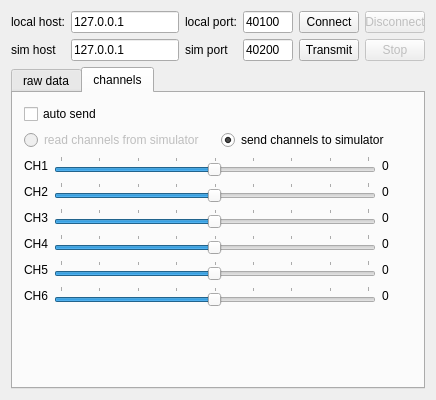
<?xml version="1.0" encoding="UTF-8"?>
<ui version="4.0">
 <class>Widget</class>
 <widget class="QWidget" name="Widget">
  <property name="geometry">
   <rect>
    <x>0</x>
    <y>0</y>
    <width>427</width>
    <height>400</height>
   </rect>
  </property>
  <property name="windowTitle">
   <string notr="true">udp_test</string>
  </property>
  <property name="windowFilePath">
   <string notr="true"/>
  </property>
  <layout class="QVBoxLayout" name="verticalLayout">
   <item>
    <layout class="QGridLayout" name="gridLayout">
     <item row="0" column="4">
      <widget class="QPushButton" name="btReciveStart">
       <property name="minimumSize">
        <size>
         <width>60</width>
         <height>0</height>
        </size>
       </property>
       <property name="text">
        <string notr="true">Connect</string>
       </property>
      </widget>
     </item>
     <item row="0" column="3">
      <widget class="QLineEdit" name="localPort">
       <property name="enabled">
        <bool>true</bool>
       </property>
       <property name="sizePolicy">
        <sizepolicy hsizetype="Minimum" vsizetype="Fixed">
         <horstretch>0</horstretch>
         <verstretch>0</verstretch>
        </sizepolicy>
       </property>
       <property name="minimumSize">
        <size>
         <width>50</width>
         <height>0</height>
        </size>
       </property>
       <property name="text">
        <string notr="true">40100</string>
       </property>
       <property name="maxLength">
        <number>5</number>
       </property>
      </widget>
     </item>
     <item row="0" column="1">
      <widget class="QLineEdit" name="localHost">
       <property name="enabled">
        <bool>true</bool>
       </property>
       <property name="sizePolicy">
        <sizepolicy hsizetype="Minimum" vsizetype="Fixed">
         <horstretch>0</horstretch>
         <verstretch>0</verstretch>
        </sizepolicy>
       </property>
       <property name="text">
        <string notr="true">127.0.0.1</string>
       </property>
      </widget>
     </item>
     <item row="1" column="0">
      <widget class="QLabel" name="lbLocalHost">
       <property name="text">
        <string notr="true">sim host</string>
       </property>
      </widget>
     </item>
     <item row="0" column="0">
      <widget class="QLabel" name="lbSimHost">
       <property name="text">
        <string notr="true">local host:</string>
       </property>
      </widget>
     </item>
     <item row="0" column="2">
      <widget class="QLabel" name="lbSimPort">
       <property name="text">
        <string notr="true">local port:</string>
       </property>
      </widget>
     </item>
     <item row="0" column="5">
      <widget class="QPushButton" name="btReciveStop">
       <property name="enabled">
        <bool>false</bool>
       </property>
       <property name="minimumSize">
        <size>
         <width>60</width>
         <height>0</height>
        </size>
       </property>
       <property name="text">
        <string notr="true">Disconnect</string>
       </property>
      </widget>
     </item>
     <item row="1" column="1">
      <widget class="QLineEdit" name="simHost">
       <property name="enabled">
        <bool>true</bool>
       </property>
       <property name="sizePolicy">
        <sizepolicy hsizetype="Minimum" vsizetype="Fixed">
         <horstretch>0</horstretch>
         <verstretch>0</verstretch>
        </sizepolicy>
       </property>
       <property name="text">
        <string notr="true">127.0.0.1</string>
       </property>
      </widget>
     </item>
     <item row="1" column="2">
      <widget class="QLabel" name="lbLocalPort">
       <property name="text">
        <string notr="true">sim port</string>
       </property>
      </widget>
     </item>
     <item row="1" column="3">
      <widget class="QLineEdit" name="simPort">
       <property name="sizePolicy">
        <sizepolicy hsizetype="Minimum" vsizetype="Fixed">
         <horstretch>0</horstretch>
         <verstretch>0</verstretch>
        </sizepolicy>
       </property>
       <property name="minimumSize">
        <size>
         <width>50</width>
         <height>0</height>
        </size>
       </property>
       <property name="text">
        <string notr="true">40200</string>
       </property>
       <property name="maxLength">
        <number>5</number>
       </property>
      </widget>
     </item>
     <item row="1" column="4">
      <widget class="QPushButton" name="btTransmitStart">
       <property name="minimumSize">
        <size>
         <width>60</width>
         <height>0</height>
        </size>
       </property>
       <property name="text">
        <string notr="true">Transmit</string>
       </property>
      </widget>
     </item>
     <item row="1" column="5">
      <widget class="QPushButton" name="btTransmitStop">
       <property name="enabled">
        <bool>false</bool>
       </property>
       <property name="minimumSize">
        <size>
         <width>60</width>
         <height>0</height>
        </size>
       </property>
       <property name="text">
        <string notr="true">Stop</string>
       </property>
      </widget>
     </item>
    </layout>
   </item>
   <item>
    <widget class="QTabWidget" name="tabWidget">
     <property name="currentIndex">
      <number>1</number>
     </property>
     <widget class="QWidget" name="tab_1">
      <attribute name="title">
       <string notr="true">raw data</string>
      </attribute>
      <layout class="QVBoxLayout" name="verticalLayout_2">
       <item>
        <widget class="QListWidget" name="listWidget">
         <property name="font">
          <font>
           <family>Terminal</family>
          </font>
         </property>
        </widget>
       </item>
      </layout>
     </widget>
     <widget class="QWidget" name="tab_2">
      <attribute name="title">
       <string notr="true">channels</string>
      </attribute>
      <layout class="QVBoxLayout" name="verticalLayout_3">
       <item>
        <widget class="QCheckBox" name="manualSend">
         <property name="text">
          <string>auto send</string>
         </property>
        </widget>
       </item>
       <item>
        <layout class="QHBoxLayout" name="horizontalLayout">
         <item>
          <widget class="QRadioButton" name="readCH">
           <property name="enabled">
            <bool>false</bool>
           </property>
           <property name="text">
            <string notr="true">read channels from simulator</string>
           </property>
           <property name="checked">
            <bool>false</bool>
           </property>
          </widget>
         </item>
         <item>
          <widget class="QRadioButton" name="sendCH">
           <property name="enabled">
            <bool>true</bool>
           </property>
           <property name="text">
            <string notr="true">send channels to simulator</string>
           </property>
           <property name="checked">
            <bool>true</bool>
           </property>
          </widget>
         </item>
        </layout>
       </item>
       <item>
        <layout class="QGridLayout" name="gridLayout_2">
         <item row="2" column="1">
          <widget class="QSlider" name="ch3">
           <property name="minimum">
            <number>-511</number>
           </property>
           <property name="maximum">
            <number>512</number>
           </property>
           <property name="singleStep">
            <number>16</number>
           </property>
           <property name="pageStep">
            <number>32</number>
           </property>
           <property name="sliderPosition">
            <number>0</number>
           </property>
           <property name="orientation">
            <enum>Qt::Horizontal</enum>
           </property>
           <property name="tickPosition">
            <enum>QSlider::TicksAbove</enum>
           </property>
           <property name="tickInterval">
            <number>128</number>
           </property>
          </widget>
         </item>
         <item row="0" column="1">
          <widget class="QSlider" name="ch1">
           <property name="minimum">
            <number>-511</number>
           </property>
           <property name="maximum">
            <number>512</number>
           </property>
           <property name="singleStep">
            <number>16</number>
           </property>
           <property name="pageStep">
            <number>32</number>
           </property>
           <property name="sliderPosition">
            <number>0</number>
           </property>
           <property name="orientation">
            <enum>Qt::Horizontal</enum>
           </property>
           <property name="tickPosition">
            <enum>QSlider::TicksAbove</enum>
           </property>
           <property name="tickInterval">
            <number>128</number>
           </property>
          </widget>
         </item>
         <item row="3" column="1">
          <widget class="QSlider" name="ch4">
           <property name="minimum">
            <number>-511</number>
           </property>
           <property name="maximum">
            <number>512</number>
           </property>
           <property name="singleStep">
            <number>16</number>
           </property>
           <property name="pageStep">
            <number>32</number>
           </property>
           <property name="sliderPosition">
            <number>0</number>
           </property>
           <property name="orientation">
            <enum>Qt::Horizontal</enum>
           </property>
           <property name="tickPosition">
            <enum>QSlider::TicksAbove</enum>
           </property>
           <property name="tickInterval">
            <number>128</number>
           </property>
          </widget>
         </item>
         <item row="3" column="0">
          <widget class="QLabel" name="label_4">
           <property name="text">
            <string notr="true">CH4</string>
           </property>
          </widget>
         </item>
         <item row="4" column="0">
          <widget class="QLabel" name="label_5">
           <property name="text">
            <string notr="true">CH5</string>
           </property>
          </widget>
         </item>
         <item row="5" column="0">
          <widget class="QLabel" name="label_6">
           <property name="text">
            <string notr="true">CH6</string>
           </property>
          </widget>
         </item>
         <item row="0" column="0">
          <widget class="QLabel" name="label">
           <property name="text">
            <string notr="true">CH1</string>
           </property>
          </widget>
         </item>
         <item row="1" column="0">
          <widget class="QLabel" name="label_2">
           <property name="text">
            <string notr="true">CH2</string>
           </property>
          </widget>
         </item>
         <item row="2" column="0">
          <widget class="QLabel" name="label_3">
           <property name="text">
            <string notr="true">CH3</string>
           </property>
          </widget>
         </item>
         <item row="1" column="1">
          <widget class="QSlider" name="ch2">
           <property name="minimum">
            <number>-511</number>
           </property>
           <property name="maximum">
            <number>512</number>
           </property>
           <property name="singleStep">
            <number>16</number>
           </property>
           <property name="pageStep">
            <number>32</number>
           </property>
           <property name="sliderPosition">
            <number>0</number>
           </property>
           <property name="orientation">
            <enum>Qt::Horizontal</enum>
           </property>
           <property name="tickPosition">
            <enum>QSlider::TicksAbove</enum>
           </property>
           <property name="tickInterval">
            <number>128</number>
           </property>
          </widget>
         </item>
         <item row="4" column="1">
          <widget class="QSlider" name="ch5">
           <property name="minimum">
            <number>-511</number>
           </property>
           <property name="maximum">
            <number>512</number>
           </property>
           <property name="singleStep">
            <number>16</number>
           </property>
           <property name="pageStep">
            <number>32</number>
           </property>
           <property name="sliderPosition">
            <number>0</number>
           </property>
           <property name="orientation">
            <enum>Qt::Horizontal</enum>
           </property>
           <property name="tickPosition">
            <enum>QSlider::TicksAbove</enum>
           </property>
           <property name="tickInterval">
            <number>128</number>
           </property>
          </widget>
         </item>
         <item row="5" column="1">
          <widget class="QSlider" name="ch6">
           <property name="enabled">
            <bool>true</bool>
           </property>
           <property name="minimum">
            <number>-511</number>
           </property>
           <property name="maximum">
            <number>512</number>
           </property>
           <property name="singleStep">
            <number>16</number>
           </property>
           <property name="pageStep">
            <number>32</number>
           </property>
           <property name="sliderPosition">
            <number>0</number>
           </property>
           <property name="orientation">
            <enum>Qt::Horizontal</enum>
           </property>
           <property name="tickPosition">
            <enum>QSlider::TicksAbove</enum>
           </property>
           <property name="tickInterval">
            <number>128</number>
           </property>
          </widget>
         </item>
         <item row="0" column="2">
          <widget class="QLabel" name="lbCH1">
           <property name="sizePolicy">
            <sizepolicy hsizetype="Fixed" vsizetype="Preferred">
             <horstretch>0</horstretch>
             <verstretch>0</verstretch>
            </sizepolicy>
           </property>
           <property name="minimumSize">
            <size>
             <width>30</width>
             <height>0</height>
            </size>
           </property>
           <property name="text">
            <string notr="true">0</string>
           </property>
          </widget>
         </item>
         <item row="1" column="2">
          <widget class="QLabel" name="label_7">
           <property name="sizePolicy">
            <sizepolicy hsizetype="Fixed" vsizetype="Preferred">
             <horstretch>0</horstretch>
             <verstretch>0</verstretch>
            </sizepolicy>
           </property>
           <property name="minimumSize">
            <size>
             <width>30</width>
             <height>0</height>
            </size>
           </property>
           <property name="text">
            <string notr="true">0</string>
           </property>
          </widget>
         </item>
         <item row="2" column="2">
          <widget class="QLabel" name="label_8">
           <property name="sizePolicy">
            <sizepolicy hsizetype="Fixed" vsizetype="Preferred">
             <horstretch>0</horstretch>
             <verstretch>0</verstretch>
            </sizepolicy>
           </property>
           <property name="minimumSize">
            <size>
             <width>30</width>
             <height>0</height>
            </size>
           </property>
           <property name="text">
            <string notr="true">0</string>
           </property>
          </widget>
         </item>
         <item row="3" column="2">
          <widget class="QLabel" name="label_9">
           <property name="sizePolicy">
            <sizepolicy hsizetype="Fixed" vsizetype="Preferred">
             <horstretch>0</horstretch>
             <verstretch>0</verstretch>
            </sizepolicy>
           </property>
           <property name="minimumSize">
            <size>
             <width>30</width>
             <height>0</height>
            </size>
           </property>
           <property name="text">
            <string notr="true">0</string>
           </property>
          </widget>
         </item>
         <item row="4" column="2">
          <widget class="QLabel" name="label_10">
           <property name="sizePolicy">
            <sizepolicy hsizetype="Fixed" vsizetype="Preferred">
             <horstretch>0</horstretch>
             <verstretch>0</verstretch>
            </sizepolicy>
           </property>
           <property name="minimumSize">
            <size>
             <width>30</width>
             <height>0</height>
            </size>
           </property>
           <property name="text">
            <string notr="true">0</string>
           </property>
          </widget>
         </item>
         <item row="5" column="2">
          <widget class="QLabel" name="label_11">
           <property name="sizePolicy">
            <sizepolicy hsizetype="Fixed" vsizetype="Preferred">
             <horstretch>0</horstretch>
             <verstretch>0</verstretch>
            </sizepolicy>
           </property>
           <property name="minimumSize">
            <size>
             <width>30</width>
             <height>0</height>
            </size>
           </property>
           <property name="text">
            <string notr="true">0</string>
           </property>
          </widget>
         </item>
        </layout>
       </item>
       <item>
        <spacer name="verticalSpacer">
         <property name="orientation">
          <enum>Qt::Vertical</enum>
         </property>
         <property name="sizeHint" stdset="0">
          <size>
           <width>20</width>
           <height>40</height>
          </size>
         </property>
        </spacer>
       </item>
      </layout>
     </widget>
    </widget>
   </item>
  </layout>
 </widget>
 <layoutdefault spacing="6" margin="11"/>
 <resources/>
 <connections>
  <connection>
   <sender>ch1</sender>
   <signal>valueChanged(int)</signal>
   <receiver>lbCH1</receiver>
   <slot>setNum(int)</slot>
   <hints>
    <hint type="sourcelabel">
     <x>294</x>
     <y>146</y>
    </hint>
    <hint type="destinationlabel">
     <x>378</x>
     <y>146</y>
    </hint>
   </hints>
  </connection>
  <connection>
   <sender>ch2</sender>
   <signal>valueChanged(int)</signal>
   <receiver>label_7</receiver>
   <slot>setNum(int)</slot>
   <hints>
    <hint type="sourcelabel">
     <x>291</x>
     <y>173</y>
    </hint>
    <hint type="destinationlabel">
     <x>378</x>
     <y>173</y>
    </hint>
   </hints>
  </connection>
  <connection>
   <sender>ch3</sender>
   <signal>valueChanged(int)</signal>
   <receiver>label_8</receiver>
   <slot>setNum(int)</slot>
   <hints>
    <hint type="sourcelabel">
     <x>248</x>
     <y>200</y>
    </hint>
    <hint type="destinationlabel">
     <x>378</x>
     <y>200</y>
    </hint>
   </hints>
  </connection>
  <connection>
   <sender>ch4</sender>
   <signal>valueChanged(int)</signal>
   <receiver>label_9</receiver>
   <slot>setNum(int)</slot>
   <hints>
    <hint type="sourcelabel">
     <x>274</x>
     <y>227</y>
    </hint>
    <hint type="destinationlabel">
     <x>378</x>
     <y>227</y>
    </hint>
   </hints>
  </connection>
  <connection>
   <sender>ch5</sender>
   <signal>valueChanged(int)</signal>
   <receiver>label_10</receiver>
   <slot>setNum(int)</slot>
   <hints>
    <hint type="sourcelabel">
     <x>297</x>
     <y>254</y>
    </hint>
    <hint type="destinationlabel">
     <x>378</x>
     <y>254</y>
    </hint>
   </hints>
  </connection>
  <connection>
   <sender>ch6</sender>
   <signal>valueChanged(int)</signal>
   <receiver>label_11</receiver>
   <slot>setNum(int)</slot>
   <hints>
    <hint type="sourcelabel">
     <x>286</x>
     <y>281</y>
    </hint>
    <hint type="destinationlabel">
     <x>378</x>
     <y>281</y>
    </hint>
   </hints>
  </connection>
 </connections>
</ui>
